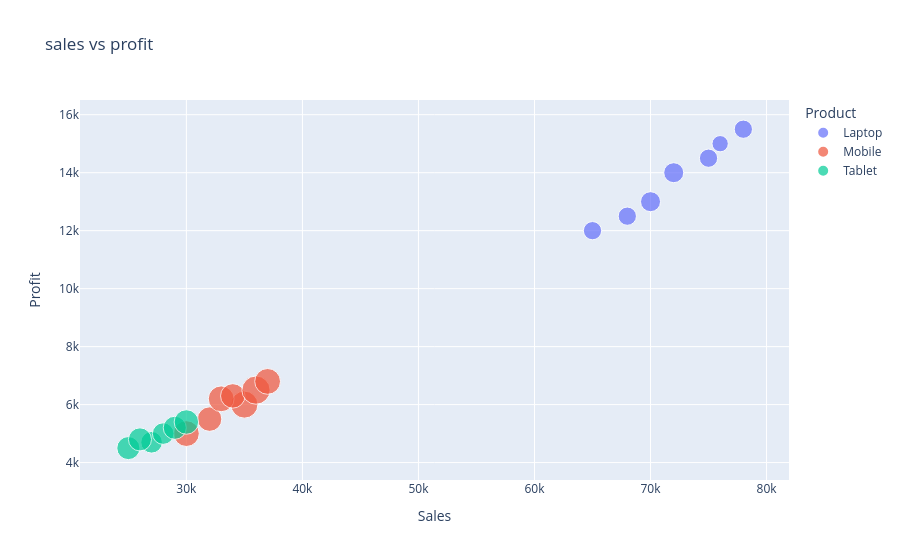

Here is the notebook cell this chart was saved with:
### Code cell
# Q3
fig = px.scatter(df,
                 x="Sales",
                 y="Profit",
                 size="Quantity",
                 color="Product",
                 title="sales vs profit"
)
fig.show()

### Figure 1 — Plotly figure (JSON) as saved in the notebook; plotly's stock layout.template omitted (floating-point values rounded to 4 significant figures)
{"data": [{"hovertemplate": "Product=Laptop<br>Sales=%{x}<br>Profit=%{y}<br>Quantity=%{marker.size}<extra></extra>", "legendgroup": "Laptop", "marker": {"color": "#636efa", "size": [5, 6, 5, 6, 5, 4, 5], "sizemode": "area", "sizeref": 0.03, "symbol": "circle"}, "mode": "markers", "name": "Laptop", "orientation": "v", "showlegend": true, "type": "scatter", "x": [65000, 70000, 68000, 72000, 75000, 76000, 78000], "xaxis": "x", "y": [12000, 13000, 12500, 14000, 14500, 15000, 15500], "yaxis": "y"}, {"hovertemplate": "Product=Mobile<br>Sales=%{x}<br>Profit=%{y}<br>Quantity=%{marker.size}<extra></extra>", "legendgroup": "Mobile", "marker": {"color": "#EF553B", "size": [10, 9, 11, 10, 9, 12, 10], "sizemode": "area", "sizeref": 0.03, "symbol": "circle"}, "mode": "markers", "name": "Mobile", "orientation": "v", "showlegend": true, "type": "scatter", "x": [30000, 32000, 35000, 33000, 34000, 36000, 37000], "xaxis": "x", "y": [5000, 5500, 6000, 6200, 6300, 6500, 6800], "yaxis": "y"}, {"hovertemplate": "Product=Tablet<br>Sales=%{x}<br>Profit=%{y}<br>Quantity=%{marker.size}<extra></extra>", "legendgroup": "Tablet", "marker": {"color": "#00cc96", "size": [8, 7, 8, 7, 8, 9], "sizemode": "area", "sizeref": 0.03, "symbol": "circle"}, "mode": "markers", "name": "Tablet", "orientation": "v", "showlegend": true, "type": "scatter", "x": [25000, 27000, 26000, 28000, 29000, 30000], "xaxis": "x", "y": [4500, 4700, 4800, 5000, 5200, 5400], "yaxis": "y"}], "layout": {"legend": {"itemsizing": "constant", "title": {"text": "Product"}, "tracegroupgap": 0}, "title": {"text": "sales vs profit"}, "xaxis": {"anchor": "y", "domain": [0, 1], "title": {"text": "Sales"}}, "yaxis": {"anchor": "x", "domain": [0, 1], "title": {"text": "Profit"}}}}
